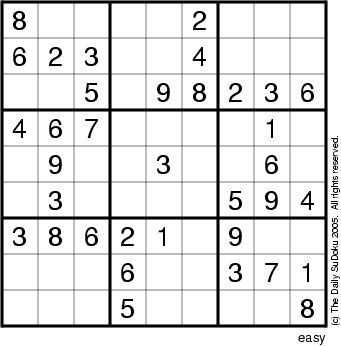
#> input picture Algorithms/Gaussian Blurring/original.JPG, 341 x 346 px
$ python GaussianBlurring.py
#> lines starting #> are read from the running program, lines starting #| are printed output that depends on the picture
import cv2
import numpy as pyplot
from matplotlib import pyplot as plt

img=cv2.imread('original.JPG')
#> img is the input picture: shape (346, 341, 3); min 0, max 255, mean 224.6
#blur=cv2.blur(img,(5,5))
gauss_blur=cv2.GaussianBlur(img,(5,5),0)
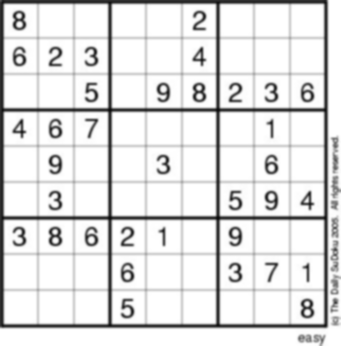
#> gauss_blur: shape (346, 341, 3); min 12, max 255, mean 224.5

plt.subplot(121),plt.imshow(img),plt.title('Original')
plt.xticks([]),plt.yticks([])
#plt.subplot(122),plt.imshow(blur),plt.title('Blurred')
#plt.xticks([]),plt.yticks([])
plt.subplot(122),plt.imshow(gauss_blur),plt.title('Gaussian_blur')
plt.xticks([]),plt.yticks([])
plt.show()
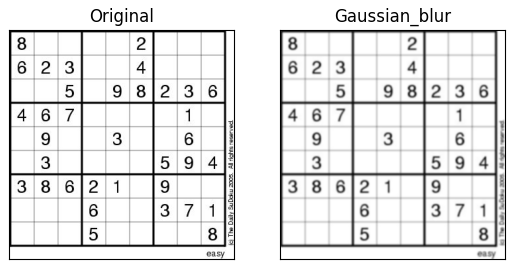
#> figure drawn by matplotlib, 2 panels
